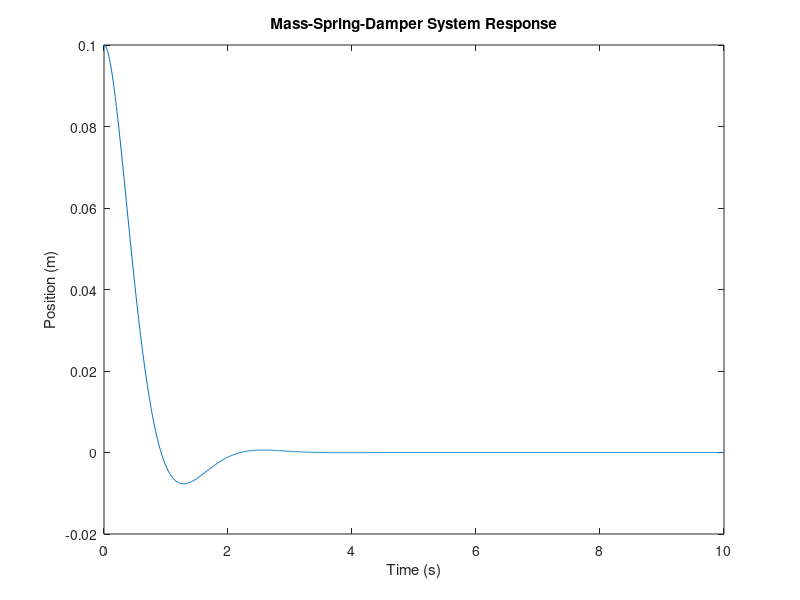

Write MATLAB code to recreate this figure.
% System parameters
m = 1; % mass (kg)
c = 4; % damping coefficient (N s/m)
k = 10; % spring constant (N/m)

% State space equation
A = [0 1; -k/m -c/m];
B = [0; 1/m];
C = [1 0];
D = 0;
sys = ss(A,B,C,D);

% Initial conditions
x0 = [0.1; 0]; % initial position and velocity

% Simulation time
tspan = 0:0.01:10;

% Input
% u = 10000*ones(size(tspan)); % no input force
u = zeros(size(tspan));

% Simulate system response
[y, t, x] = lsim(sys, u, tspan, x0);

% Plot response
plot(t, y);
xlabel('Time (s)');
ylabel('Position (m)');
title('Mass-Spring-Damper System Response');
